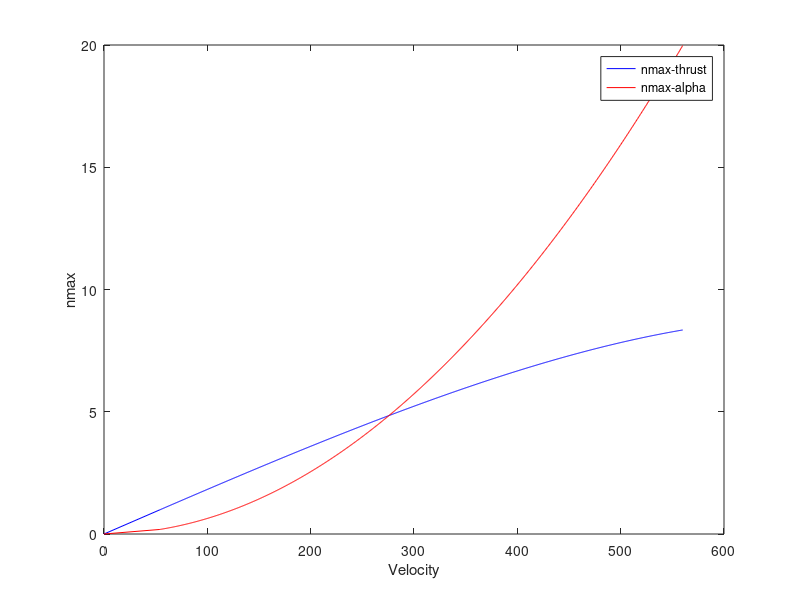

MATLAB code to generate this figure:
%% F-35B Lightning 2 - Level Turn Analysis
clear
%% Constants
W = 266893.3; %Maximum Weight
T_max = 169032.42; %Maximum thrust available
C_D_0 = 0.007; %Zero Lift Drag - from presentation
C_L_max = 0.65; %Maximum Lift coefficient - from presentation
rho_sl = 1.225; %Density at sea level
%v = 60;             %Velocity of 60 m/s at given thrust specification
e = 0.85761; %Oswald Efficiency Factor - from presentation
S = 42.7; %Wing's Area
b = 10.7; %Wingspan
g = 9.8; %accelearation due to gravitation

result = [0, 0, 0, 0]; %[velocity, n_max_thrust, n_max_alpha, R_min]

for v = 54:0.5:560

    %% Preliminary Calculations
    AR = b^2 / S; % Wing's Aspect Ratio
    Q = (1/2) * rho_sl * (v^2); % Dynamic Pressure
    K = (4/3) * (1 / (pi * e * AR)); % Induced Drag

    %% Conditions for finding minimum radius for level turn
    n_max_thrust = sqrt((Q / (K * (W / S)) * (T_max / W - ((Q * C_D_0) / (W / S)))));
    n_max_alpha = Q * C_L_max / (W / S);
    n_max_values = [n_max_thrust, n_max_alpha];

    %% Sharpest Turn calculation
    n_max = min(n_max_values);
    R_min = v^2 / (g * sqrt(n_max^2 - 1));

    %% Concatenation:
    out = [v, n_max_thrust, n_max_alpha, R_min];
    result = vertcat(result, out);

end

%% Plotting section
plot(result(:, 1), result(:, 2), 'b-');
hold on
% Add a red line.
plot(result(:, 1), result(:, 3), 'r-');
xlabel('Velocity')
ylabel('nmax')
legend({'nmax-thrust', 'nmax-alpha'}, 'Location', 'northeast')
